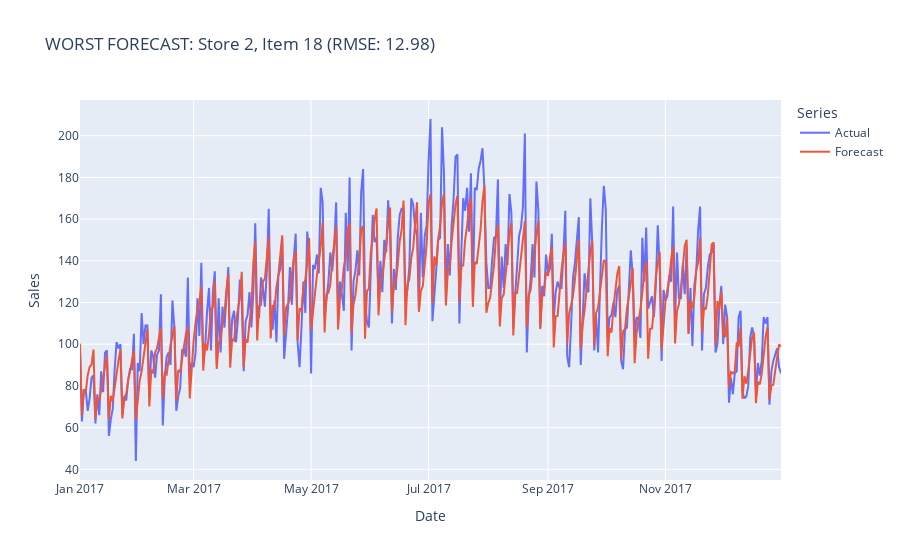

Notebook code cell kept with this figure:
### Code cell
print("--- Analysis: Where does the model err the most? ---")

# 1. Create a DataFrame with all results
df_results = X_val.copy()
df_results['y_true'] = y_val
df_results['y_pred'] = y_pred
df_results['date'] = val_dates

# 2. Calculate the error (RMSE) for *each* store-item combination
# We group by store and item
g = df_results.groupby(['store', 'item'])

# Define a function to apply to each group
def calculate_rmse(group):
    return np.sqrt(mean_squared_error(group['y_true'], group['y_pred']))

# Apply the function to all groups
group_errors = g.apply(calculate_rmse).to_frame(name='rmse')

# 3. Find the 5 worst forecasts
worst_performers = group_errors.sort_values(by='rmse', ascending=False).head(5)

print("TOP 5 WORST FORECASTS (HIGHEST RMSE):")
display(worst_performers)

# 4. Plot the absolute worst performer
worst_store, worst_item = worst_performers.index[0]
print(f"\n--- Plot for the worst case: Store {worst_store}, Item {worst_item} ---")

# Filter data for this one case
mask_store = (X_val['store'] == worst_store)
mask_item = (X_val['item'] == worst_item)
mask_combined = mask_store & mask_item

y_val_filtered = y_val[mask_combined].set_axis(val_dates[mask_combined])
y_pred_filtered = pd.Series(y_pred[mask_combined], index=val_dates[mask_combined])

plot_forecast_vs_actual(
    y_val_filtered, 
    y_pred_filtered,
    title=f"WORST FORECAST: Store {worst_store}, Item {worst_item} (RMSE: {worst_performers.iloc[0,0]:.2f})"
)

### Figure 1 — Plotly figure (JSON) as saved in the notebook; plotly's stock layout.template omitted (floating-point values rounded to 4 significant figures; data arrays with more than 128 entries replaced by an {"elided": "..."} marker saying what was removed)
{"data": [{"hovertemplate": "variable=Actual<br>date=%{x}<br>value=%{y}<extra></extra>", "legendgroup": "Actual", "line": {"color": "#636efa", "dash": "solid"}, "marker": {"symbol": "circle"}, "mode": "lines", "name": "Actual", "orientation": "v", "showlegend": true, "type": "scatter", "x": {"elided": "365 str values"}, "xaxis": "x", "y": {"elided": "365 float values"}, "yaxis": "y"}, {"hovertemplate": "variable=Forecast<br>date=%{x}<br>value=%{y}<extra></extra>", "legendgroup": "Forecast", "line": {"color": "#EF553B", "dash": "solid"}, "marker": {"symbol": "circle"}, "mode": "lines", "name": "Forecast", "orientation": "v", "showlegend": true, "type": "scatter", "x": {"elided": "365 str values"}, "xaxis": "x", "y": {"elided": "365 float values"}, "yaxis": "y"}], "layout": {"legend": {"title": {"text": "Series"}, "tracegroupgap": 0}, "title": {"text": "WORST FORECAST: Store 2, Item 18 (RMSE: 12.98)"}, "xaxis": {"anchor": "y", "domain": [0, 1], "title": {"text": "Date"}}, "yaxis": {"anchor": "x", "domain": [0, 1], "title": {"text": "Sales"}}}}
